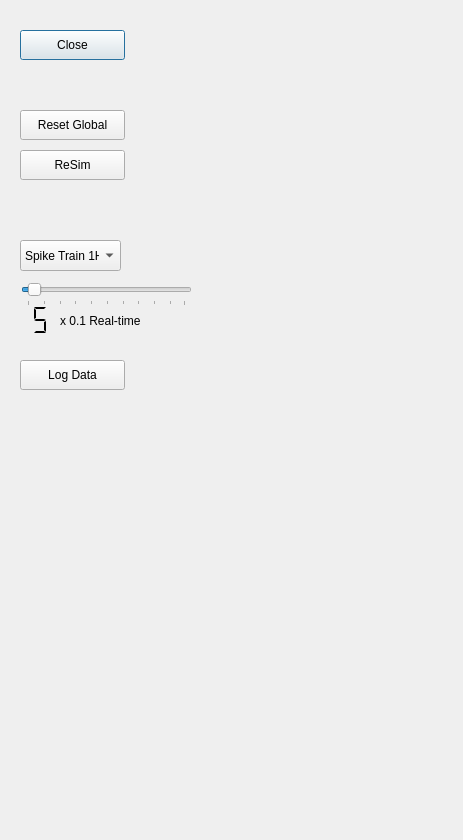
<?xml version="1.0" encoding="UTF-8"?>
<ui version="4.0">
 <class>Dialog</class>
 <widget class="QDialog" name="Dialog">
  <property name="windowModality">
   <enum>Qt::WindowModal</enum>
  </property>
  <property name="geometry">
   <rect>
    <x>0</x>
    <y>0</y>
    <width>463</width>
    <height>840</height>
   </rect>
  </property>
  <property name="windowTitle">
   <string>Dialog</string>
  </property>
  <widget class="QPushButton" name="pushButton_2">
   <property name="geometry">
    <rect>
     <x>20</x>
     <y>30</y>
     <width>105</width>
     <height>30</height>
    </rect>
   </property>
   <property name="text">
    <string>Close</string>
   </property>
  </widget>
  <widget class="QPushButton" name="pushButton_4">
   <property name="geometry">
    <rect>
     <x>20</x>
     <y>110</y>
     <width>105</width>
     <height>30</height>
    </rect>
   </property>
   <property name="text">
    <string>Reset Global</string>
   </property>
   <property name="checkable">
    <bool>true</bool>
   </property>
  </widget>
  <widget class="QPushButton" name="pushButton_5">
   <property name="geometry">
    <rect>
     <x>20</x>
     <y>150</y>
     <width>105</width>
     <height>30</height>
    </rect>
   </property>
   <property name="text">
    <string>ReSim</string>
   </property>
   <property name="checkable">
    <bool>true</bool>
   </property>
  </widget>
  <widget class="QComboBox" name="comboBox">
   <property name="geometry">
    <rect>
     <x>20</x>
     <y>240</y>
     <width>101</width>
     <height>31</height>
    </rect>
   </property>
   <item>
    <property name="text">
     <string>Spike Train 1Hz</string>
    </property>
   </item>
   <item>
    <property name="text">
     <string>Spike Train 10Hz</string>
    </property>
   </item>
   <item>
    <property name="text">
     <string>Spike Train 20Hz</string>
    </property>
   </item>
  </widget>
  <widget class="QSlider" name="horizontalSlider">
   <property name="geometry">
    <rect>
     <x>21</x>
     <y>281</y>
     <width>171</width>
     <height>25</height>
    </rect>
   </property>
   <property name="minimum">
    <number>1</number>
   </property>
   <property name="maximum">
    <number>100</number>
   </property>
   <property name="value">
    <number>5</number>
   </property>
   <property name="sliderPosition">
    <number>5</number>
   </property>
   <property name="tracking">
    <bool>true</bool>
   </property>
   <property name="orientation">
    <enum>Qt::Horizontal</enum>
   </property>
   <property name="invertedControls">
    <bool>true</bool>
   </property>
   <property name="tickPosition">
    <enum>QSlider::TicksBelow</enum>
   </property>
   <property name="tickInterval">
    <number>10</number>
   </property>
  </widget>
  <widget class="QLCDNumber" name="lcdNumber">
   <property name="geometry">
    <rect>
     <x>-30</x>
     <y>300</y>
     <width>81</width>
     <height>40</height>
    </rect>
   </property>
   <property name="sizePolicy">
    <sizepolicy hsizetype="Minimum" vsizetype="Minimum">
     <horstretch>0</horstretch>
     <verstretch>0</verstretch>
    </sizepolicy>
   </property>
   <property name="palette">
    <palette>
     <active>
      <colorrole role="WindowText">
       <brush brushstyle="SolidPattern">
        <color alpha="255">
         <red>0</red>
         <green>0</green>
         <blue>0</blue>
        </color>
       </brush>
      </colorrole>
      <colorrole role="Button">
       <brush brushstyle="SolidPattern">
        <color alpha="255">
         <red>255</red>
         <green>0</green>
         <blue>0</blue>
        </color>
       </brush>
      </colorrole>
      <colorrole role="Light">
       <brush brushstyle="SolidPattern">
        <color alpha="255">
         <red>255</red>
         <green>127</green>
         <blue>127</blue>
        </color>
       </brush>
      </colorrole>
      <colorrole role="Midlight">
       <brush brushstyle="SolidPattern">
        <color alpha="255">
         <red>255</red>
         <green>63</green>
         <blue>63</blue>
        </color>
       </brush>
      </colorrole>
      <colorrole role="Dark">
       <brush brushstyle="SolidPattern">
        <color alpha="255">
         <red>127</red>
         <green>0</green>
         <blue>0</blue>
        </color>
       </brush>
      </colorrole>
      <colorrole role="Mid">
       <brush brushstyle="SolidPattern">
        <color alpha="255">
         <red>170</red>
         <green>0</green>
         <blue>0</blue>
        </color>
       </brush>
      </colorrole>
      <colorrole role="Text">
       <brush brushstyle="SolidPattern">
        <color alpha="255">
         <red>0</red>
         <green>0</green>
         <blue>0</blue>
        </color>
       </brush>
      </colorrole>
      <colorrole role="BrightText">
       <brush brushstyle="SolidPattern">
        <color alpha="255">
         <red>255</red>
         <green>255</green>
         <blue>255</blue>
        </color>
       </brush>
      </colorrole>
      <colorrole role="ButtonText">
       <brush brushstyle="SolidPattern">
        <color alpha="255">
         <red>0</red>
         <green>0</green>
         <blue>0</blue>
        </color>
       </brush>
      </colorrole>
      <colorrole role="Base">
       <brush brushstyle="SolidPattern">
        <color alpha="255">
         <red>255</red>
         <green>255</green>
         <blue>255</blue>
        </color>
       </brush>
      </colorrole>
      <colorrole role="Window">
       <brush brushstyle="SolidPattern">
        <color alpha="255">
         <red>255</red>
         <green>0</green>
         <blue>0</blue>
        </color>
       </brush>
      </colorrole>
      <colorrole role="Shadow">
       <brush brushstyle="SolidPattern">
        <color alpha="255">
         <red>0</red>
         <green>0</green>
         <blue>0</blue>
        </color>
       </brush>
      </colorrole>
      <colorrole role="AlternateBase">
       <brush brushstyle="SolidPattern">
        <color alpha="255">
         <red>255</red>
         <green>127</green>
         <blue>127</blue>
        </color>
       </brush>
      </colorrole>
      <colorrole role="ToolTipBase">
       <brush brushstyle="SolidPattern">
        <color alpha="255">
         <red>255</red>
         <green>255</green>
         <blue>220</blue>
        </color>
       </brush>
      </colorrole>
      <colorrole role="ToolTipText">
       <brush brushstyle="SolidPattern">
        <color alpha="255">
         <red>0</red>
         <green>0</green>
         <blue>0</blue>
        </color>
       </brush>
      </colorrole>
     </active>
     <inactive>
      <colorrole role="WindowText">
       <brush brushstyle="SolidPattern">
        <color alpha="255">
         <red>0</red>
         <green>0</green>
         <blue>0</blue>
        </color>
       </brush>
      </colorrole>
      <colorrole role="Button">
       <brush brushstyle="SolidPattern">
        <color alpha="255">
         <red>255</red>
         <green>0</green>
         <blue>0</blue>
        </color>
       </brush>
      </colorrole>
      <colorrole role="Light">
       <brush brushstyle="SolidPattern">
        <color alpha="255">
         <red>255</red>
         <green>127</green>
         <blue>127</blue>
        </color>
       </brush>
      </colorrole>
      <colorrole role="Midlight">
       <brush brushstyle="SolidPattern">
        <color alpha="255">
         <red>255</red>
         <green>63</green>
         <blue>63</blue>
        </color>
       </brush>
      </colorrole>
      <colorrole role="Dark">
       <brush brushstyle="SolidPattern">
        <color alpha="255">
         <red>127</red>
         <green>0</green>
         <blue>0</blue>
        </color>
       </brush>
      </colorrole>
      <colorrole role="Mid">
       <brush brushstyle="SolidPattern">
        <color alpha="255">
         <red>170</red>
         <green>0</green>
         <blue>0</blue>
        </color>
       </brush>
      </colorrole>
      <colorrole role="Text">
       <brush brushstyle="SolidPattern">
        <color alpha="255">
         <red>0</red>
         <green>0</green>
         <blue>0</blue>
        </color>
       </brush>
      </colorrole>
      <colorrole role="BrightText">
       <brush brushstyle="SolidPattern">
        <color alpha="255">
         <red>255</red>
         <green>255</green>
         <blue>255</blue>
        </color>
       </brush>
      </colorrole>
      <colorrole role="ButtonText">
       <brush brushstyle="SolidPattern">
        <color alpha="255">
         <red>0</red>
         <green>0</green>
         <blue>0</blue>
        </color>
       </brush>
      </colorrole>
      <colorrole role="Base">
       <brush brushstyle="SolidPattern">
        <color alpha="255">
         <red>255</red>
         <green>255</green>
         <blue>255</blue>
        </color>
       </brush>
      </colorrole>
      <colorrole role="Window">
       <brush brushstyle="SolidPattern">
        <color alpha="255">
         <red>255</red>
         <green>0</green>
         <blue>0</blue>
        </color>
       </brush>
      </colorrole>
      <colorrole role="Shadow">
       <brush brushstyle="SolidPattern">
        <color alpha="255">
         <red>0</red>
         <green>0</green>
         <blue>0</blue>
        </color>
       </brush>
      </colorrole>
      <colorrole role="AlternateBase">
       <brush brushstyle="SolidPattern">
        <color alpha="255">
         <red>255</red>
         <green>127</green>
         <blue>127</blue>
        </color>
       </brush>
      </colorrole>
      <colorrole role="ToolTipBase">
       <brush brushstyle="SolidPattern">
        <color alpha="255">
         <red>255</red>
         <green>255</green>
         <blue>220</blue>
        </color>
       </brush>
      </colorrole>
      <colorrole role="ToolTipText">
       <brush brushstyle="SolidPattern">
        <color alpha="255">
         <red>0</red>
         <green>0</green>
         <blue>0</blue>
        </color>
       </brush>
      </colorrole>
     </inactive>
     <disabled>
      <colorrole role="WindowText">
       <brush brushstyle="SolidPattern">
        <color alpha="255">
         <red>127</red>
         <green>0</green>
         <blue>0</blue>
        </color>
       </brush>
      </colorrole>
      <colorrole role="Button">
       <brush brushstyle="SolidPattern">
        <color alpha="255">
         <red>255</red>
         <green>0</green>
         <blue>0</blue>
        </color>
       </brush>
      </colorrole>
      <colorrole role="Light">
       <brush brushstyle="SolidPattern">
        <color alpha="255">
         <red>255</red>
         <green>127</green>
         <blue>127</blue>
        </color>
       </brush>
      </colorrole>
      <colorrole role="Midlight">
       <brush brushstyle="SolidPattern">
        <color alpha="255">
         <red>255</red>
         <green>63</green>
         <blue>63</blue>
        </color>
       </brush>
      </colorrole>
      <colorrole role="Dark">
       <brush brushstyle="SolidPattern">
        <color alpha="255">
         <red>127</red>
         <green>0</green>
         <blue>0</blue>
        </color>
       </brush>
      </colorrole>
      <colorrole role="Mid">
       <brush brushstyle="SolidPattern">
        <color alpha="255">
         <red>170</red>
         <green>0</green>
         <blue>0</blue>
        </color>
       </brush>
      </colorrole>
      <colorrole role="Text">
       <brush brushstyle="SolidPattern">
        <color alpha="255">
         <red>127</red>
         <green>0</green>
         <blue>0</blue>
        </color>
       </brush>
      </colorrole>
      <colorrole role="BrightText">
       <brush brushstyle="SolidPattern">
        <color alpha="255">
         <red>255</red>
         <green>255</green>
         <blue>255</blue>
        </color>
       </brush>
      </colorrole>
      <colorrole role="ButtonText">
       <brush brushstyle="SolidPattern">
        <color alpha="255">
         <red>127</red>
         <green>0</green>
         <blue>0</blue>
        </color>
       </brush>
      </colorrole>
      <colorrole role="Base">
       <brush brushstyle="SolidPattern">
        <color alpha="255">
         <red>255</red>
         <green>0</green>
         <blue>0</blue>
        </color>
       </brush>
      </colorrole>
      <colorrole role="Window">
       <brush brushstyle="SolidPattern">
        <color alpha="255">
         <red>255</red>
         <green>0</green>
         <blue>0</blue>
        </color>
       </brush>
      </colorrole>
      <colorrole role="Shadow">
       <brush brushstyle="SolidPattern">
        <color alpha="255">
         <red>0</red>
         <green>0</green>
         <blue>0</blue>
        </color>
       </brush>
      </colorrole>
      <colorrole role="AlternateBase">
       <brush brushstyle="SolidPattern">
        <color alpha="255">
         <red>255</red>
         <green>0</green>
         <blue>0</blue>
        </color>
       </brush>
      </colorrole>
      <colorrole role="ToolTipBase">
       <brush brushstyle="SolidPattern">
        <color alpha="255">
         <red>255</red>
         <green>255</green>
         <blue>220</blue>
        </color>
       </brush>
      </colorrole>
      <colorrole role="ToolTipText">
       <brush brushstyle="SolidPattern">
        <color alpha="255">
         <red>0</red>
         <green>0</green>
         <blue>0</blue>
        </color>
       </brush>
      </colorrole>
     </disabled>
    </palette>
   </property>
   <property name="frameShape">
    <enum>QFrame::Panel</enum>
   </property>
   <property name="frameShadow">
    <enum>QFrame::Sunken</enum>
   </property>
   <property name="lineWidth">
    <number>0</number>
   </property>
   <property name="midLineWidth">
    <number>8</number>
   </property>
   <property name="segmentStyle">
    <enum>QLCDNumber::Flat</enum>
   </property>
   <property name="intValue" stdset="0">
    <number>5</number>
   </property>
  </widget>
  <widget class="QLabel" name="label_RT">
   <property name="geometry">
    <rect>
     <x>60</x>
     <y>310</y>
     <width>121</width>
     <height>22</height>
    </rect>
   </property>
   <property name="text">
    <string>x 0.1 Real-time</string>
   </property>
  </widget>
  <widget class="QPushButton" name="pushButtonData">
   <property name="geometry">
    <rect>
     <x>20</x>
     <y>360</y>
     <width>105</width>
     <height>30</height>
    </rect>
   </property>
   <property name="text">
    <string>Log Data</string>
   </property>
   <property name="checkable">
    <bool>true</bool>
   </property>
   <property name="checked">
    <bool>false</bool>
   </property>
   <property name="default">
    <bool>false</bool>
   </property>
   <property name="flat">
    <bool>false</bool>
   </property>
  </widget>
 </widget>
 <resources/>
 <connections>
  <connection>
   <sender>horizontalSlider</sender>
   <signal>valueChanged(int)</signal>
   <receiver>lcdNumber</receiver>
   <slot>display(int)</slot>
   <hints>
    <hint type="sourcelabel">
     <x>81</x>
     <y>291</y>
    </hint>
    <hint type="destinationlabel">
     <x>27</x>
     <y>317</y>
    </hint>
   </hints>
  </connection>
  <connection>
   <sender>pushButton_2</sender>
   <signal>clicked()</signal>
   <receiver>Dialog</receiver>
   <slot>close()</slot>
   <hints>
    <hint type="sourcelabel">
     <x>98</x>
     <y>47</y>
    </hint>
    <hint type="destinationlabel">
     <x>208</x>
     <y>47</y>
    </hint>
   </hints>
  </connection>
  <connection>
   <sender>horizontalSlider</sender>
   <signal>sliderMoved(int)</signal>
   <receiver>lcdNumber</receiver>
   <slot>display(int)</slot>
   <hints>
    <hint type="sourcelabel">
     <x>106</x>
     <y>293</y>
    </hint>
    <hint type="destinationlabel">
     <x>40</x>
     <y>319</y>
    </hint>
   </hints>
  </connection>
 </connections>
</ui>
